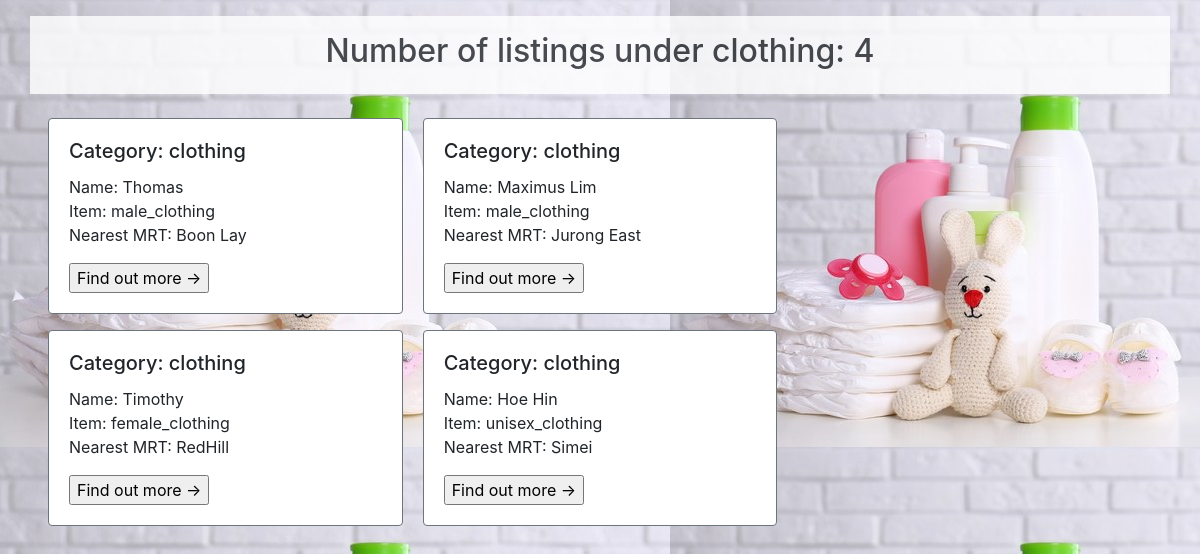
The app's page /misc/show_category.php?cat=clothing with its own data.
### tables this page shows
CREATE TABLE if not exists beneficiarylisting (
  username varchar(20) NOT NULL,
  mrt varchar(256) NOT NULL,
  category varchar(256) NOT NULL,
  item varchar(256) NOT NULL,
  quantity varchar(256) NOT NULL,
  itemcondition varchar(500)
);

### database/ListingDAO.php (called while the page is built, shortened)
<?php
  class ListingDAO {
    public function getListingByCat($category) {
      $connMgr = new ConnectionManager();
      $pdo = $connMgr->connect();
      $sql = 'SELECT username, mrt, category, item FROM beneficiarylisting where category = :category';
      $stmt = $pdo->prepare($sql);
      $stmt->bindParam(':category', $category, PDO::PARAM_STR);
      $stmt->execute();
      $result = [];
      $stmt->setFetchMode(PDO::FETCH_ASSOC);
      while($row = $stmt->fetch()) {
        $result[] = new Listing($row['username'], $row['mrt'], $row['category'], $row['item']);
      }
      return $result;
    }
  }
?>

### database/common.php (called while the page is built, shortened)
<?php
spl_autoload_register(function($class) {
    $path = $class . ".php";
});
?>

### database/Listing.php (called while the page is built)
<?php
    class Listing{
        private $username;
        private $category;
        private $item;
        private $mrt;
        public function __construct($username, $mrt, $category, $item){
            $this->username = $username;
            $this->mrt = $mrt;
            $this->category = $category;
            $this->item = $item;
        }
        public function getName(){
            return $this->username;
        }
        public function getCategory(){
            return $this->category;
        }
        public function getItem() {
            return $this->item;
        }
        public function getMrt(){
            return $this->mrt;
        }
    }
?>

### misc/show_category.php (the view, shortened to what this page needs)
<?php
    require_once "../database/common.php";
?>
<!DOCTYPE html>
<html lang="en">
<head>
    <link rel="stylesheet" href="https://stackpath.bootstrapcdn.com/bootstrap/4.5.2/css/bootstrap.min.css">
</head>
<body>
    <?php
        $category = $_GET["cat"];
        $dao = new ListingDAO;
        $listings = $dao->getListingByCat($category);
        $count = count($listings);
        echo "<div class='container text-center p-3 mt-3 heading'> <h2>Number of listings under {$category}: {$count}</h2></div>";
        echo "<br>";
        echo "<div class='card-columns px-5'>";
        foreach ($listings as $listing){
            echo "<div class='card border-secondary mb-3'>";
            echo"
            <div class='card-body'>
                <form action='./display_popup.php'>
                    <h5 class='card-title'>Category: {$listing->getCategory()}</h5>
                    <p class='card-text'>Name: {$listing->getName()}<br>Item: {$listing->getItem()}<br> Nearest MRT: {$listing->getMrt()}</p>
                    <input type='hidden' name='u_name' value='{$listing->getName()}'>
                    <input type='submit' value='Find out more &#8594;'>
                </form>
            </div>
        </div>";
        }
        ?>
    </div>
</body>
</html>

### misc/show_category.php (style rules this page uses)
body { background-image: url("../images/showcatHygiene.jpg"); }
.heading { background-color: white; opacity: 0.8; }

### records on screen
beneficiarylisting: category "clothing", username "Hoe Hin", item "unisex_clothing", mrt "Simei"
beneficiarylisting: category "clothing", username "Thomas", item "male_clothing", mrt "Boon Lay"
beneficiarylisting: category "clothing", username "Timothy", item "female_clothing", mrt "RedHill"
beneficiarylisting: category "clothing", username "Maximus Lim", item "male_clothing", mrt "Jurong East"

### other values on screen
$count "4"
